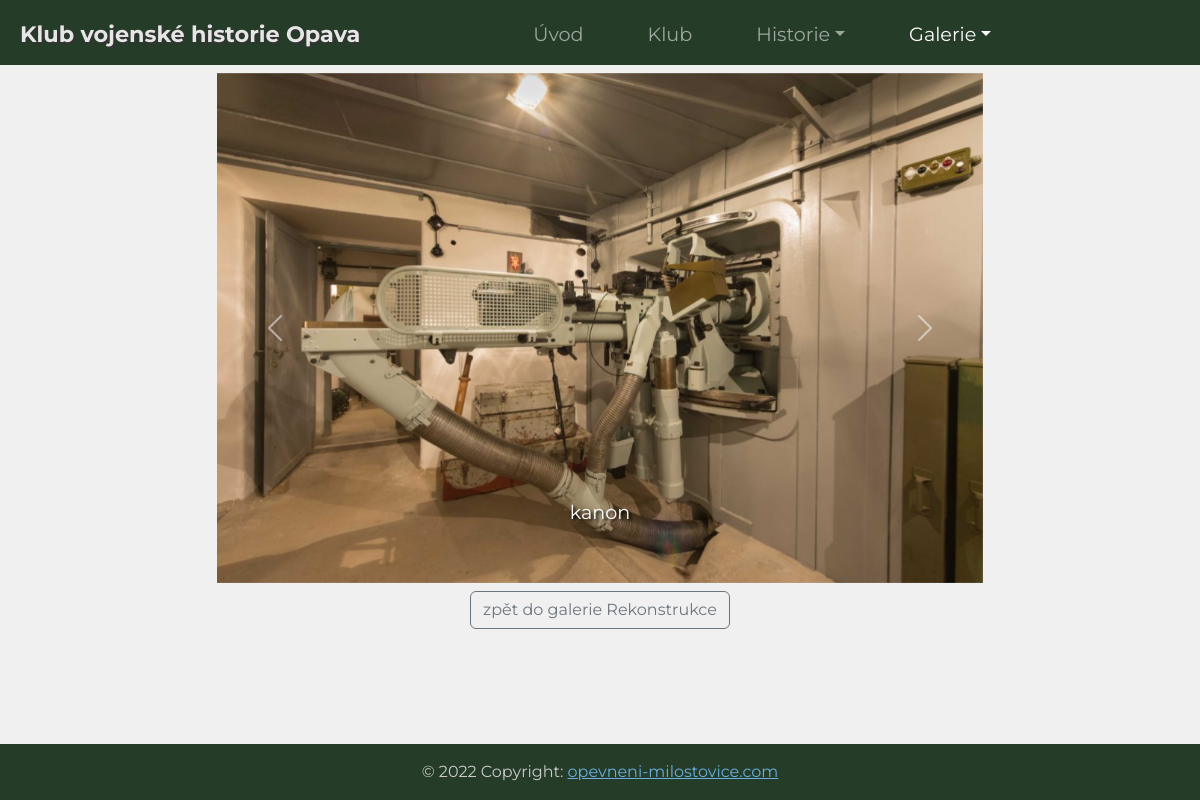
Screenshot of /galerie/Rekonstrukce/L11.jpg with the database file from the repository.
### website/models.py (models this page shows, shortened)
class Gallery_image(models.Model):
    gallery = models.ForeignKey(Gallery, on_delete=models.CASCADE)
    image = models.ImageField()
    description = models.CharField(max_length=100, blank=True)

class Gallery(models.Model):
    name = models.CharField(max_length=100, null=False, blank=False)
    description = models.TextField(default="")

### website/views.py (the view)
# urls.py: path('galerie/<str:url1>/<str:url2>', views.GalerieViews),
def GalerieViews(request, url1, url2):
    galleries = Gallery.objects.all()
    gallery = Gallery.objects.get(name=url1)
    gallery_images = gallery.gallery_image_set.all()
    i = 0
    for img in gallery_images:
        if img.image.name == url2:
            curr_img = img
            prev = i-1
            next = i+1
            break
        i += 1
    if (prev < 0):
        prev_img = gallery_images[len(gallery_images)-1]
    else:
        prev_img = gallery_images[prev]
    if (next > len(gallery_images)-1):
        next_img = gallery_images[0]
    else:
        next_img = gallery_images[next]
    context = {'gallery_name': gallery.name, 'galleries': galleries, 'gallery_images': gallery_images, 'curr_img': curr_img, 'prev_img': prev_img, 'next_img': next_img}
    return render(request, "gallerycarousel.html", context)

### website/templates/gallerycarousel.html (shortened to what this page needs)
{% extends 'base.html' %}
{% block galleryactive %}active{% endblock galleryactive %}
{% block content %}
<div class="row m-1 p-1">
    <div class="col-xl-2 col-lg-1"></div>
    <div class="col-xl-8 col-lg-10 col-12">
        <div class="carousel">
            <div class="carousel-inner">
                <div class="carousel-item active">
                    <img class="w-100" src="{{curr_img.image.url}}">
                </div>
                <div class="carousel-caption d-none d-md-block">
                    <p style="text-shadow: 2px 2px 3px #000000; font-size: 1.2em;">{{curr_img.description}}</p>
                </div>
            </div>
            <a href="{{prev_img.image.name}}">
                <button class="carousel-control-prev">
                    <span class="carousel-control-prev-icon"></span>
                </button>
            </a>
            <a href="{{next_img.image.name}}">
                <button class="carousel-control-next">
                    <span class="carousel-control-next-icon"></span>
                </button>
            </a>
        </div>
        <div class="m-2 text-center">
            <a href="../{{gallery_name}}" class="btn btn-outline-secondary" role="button" aria-pressed="true">zpět do galerie {{gallery_name}}</a>
        </div>
    </div>
    <div class="col-xl-2 col-lg-1"></div>
</div>
{% endblock content %}

### website/templates/base.html (style rules this page uses)
body { font-family: 'Montserrat', sans-serif !important; background-color: green; }

### rows the page displays
Gallery_image: image (picture), description "kanon"
Gallery: name "Rekonstrukce"
